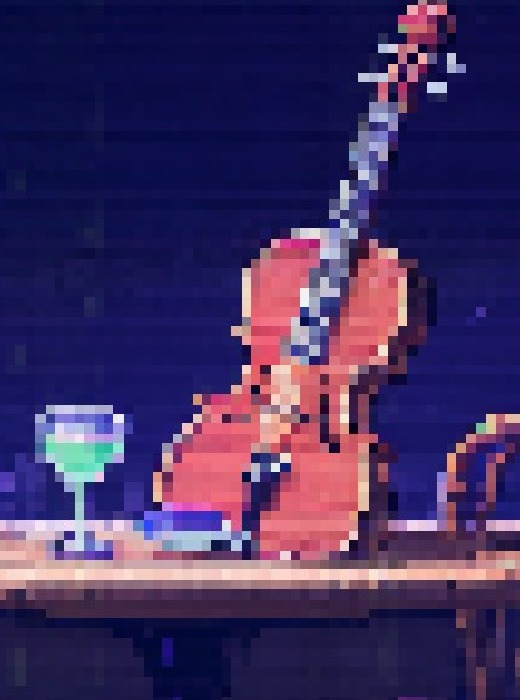
#> input picture tools/covers/_review/_gypsy_detail.jpg, 520 x 700 px
$ python -i sovietYears_triage_ext.py   (imports and definitions only)
#> lines starting #> are read from the running program, lines starting #| are printed output that depends on the picture
#!/home/crow/.venv/bin/python
"""sovietYears-only triage extension.

The stock triage in _batch_review.py is calibrated so the 18 pilot images pass,
which means it barely discriminates on a light-paper skin: sovietYears scored
ZERO flags. These extra, skin-specific signals encode the ART_DIRECTION.md §5
recipe so the visual review has suspects to confirm instead of a blank list.

Signals (all evidence, never verdicts):
  red_field      fraction of pixels that are flag-red dominant (#cc0000 family)
  paper_field    fraction of pixels that are aged-paper light + low saturation
  black_field    fraction of pixels near the dense black plate (#111111)
  dark_tile      mean luma < 90 -> reads as the *soviet* (gunmetal) skin, not paper
  green_major / blue_major   banned secondary used as a major colour
  flat_fraction  fraction of pixels in near-constant neighbourhoods (flat inks)
  corner_edge_*  bottom/top band edge density, for D.3 signature/caption defects
"""
import importlib.util
import json
import os
from datetime import datetime, timezone

from PIL import Image

COVERS = "/home/crow/music/groove/public/covers"
REVIEW = os.path.join(COVERS, "_review")
SKIN = "sovietYears"

spec = importlib.util.spec_from_file_location("_batch_review",
                                              os.path.join(COVERS, "_batch_review.py"))
BR = importlib.util.module_from_spec(spec)
# [1 line not run here, left out]

Image.MAX_IMAGE_PIXELS = None


def _fraction(rgb_small, pred):
    px = list(rgb_small.getdata())
    return round(sum(1 for c in px if pred(c)) / len(px), 4)


def ext_measure(path):
#> called with path = '_gypsy_detail.jpg'
    m = {}
    with Image.open(path) as im:
#> im is the input picture: PIL image 520x700 RGB; mean R, G, B 65.5, 47.4, 96.7
        rgb = im.convert("RGB")
    s = rgb.resize((256, 256), Image.LANCZOS)
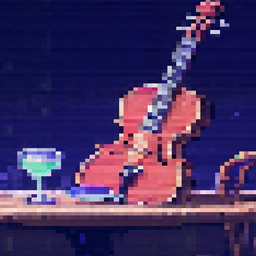
#> s: PIL image 256x256 RGB; mean R, G, B 65.5, 47.4, 96.7
#> in _fraction, `px = list(rgb_small.getdata())`: px = 65536 items

    def is_red(c):
        r, g, b = c
        return r > 110 and r - g > 55 and r - b > 55 and g < 140

    def is_paper(c):
        r, g, b = c
        mx, mn = max(c), min(c)
        return (r + g + b) / 3 > 155 and (mx - mn) < 55

    def is_black(c):
        return max(c) < 70

    def green_major(c):
        r, g, b = c
        return g > 60 and g - r > 25 and g - b > 25

    def blue_major(c):
        r, g, b = c
        return b > 70 and b - r > 30 and b - g > 15

    m["red_field"] = _fraction(s, is_red)
    m["paper_field"] = _fraction(s, is_paper)
    m["black_field"] = _fraction(s, is_black)
    m["green_major"] = _fraction(s, green_major)
    m["blue_major"] = _fraction(s, blue_major)

    g = rgb.convert("L").resize((256, 256), Image.LANCZOS)
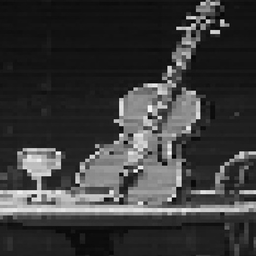
#> g: PIL image 256x256 L; min 0, max 255, mean 58.4
    gpx = g.load()
    flat = tot = 0
    for y in range(1, 255, 2):
        for x in range(1, 255, 2):
            tot += 1
            d = (abs(gpx[x, y] - gpx[x - 1, y]) + abs(gpx[x, y] - gpx[x, y - 1])
                 + abs(gpx[x, y] - gpx[x + 1, y]) + abs(gpx[x, y] - gpx[x, y + 1]))
            if d <= 6:
                flat += 1
#> after the loop, flat = 9141; tot = 16129
    m["flat_fraction"] = round(flat / tot, 4) if tot else 0.0

    # corner / band text heuristics (D.3 signature marks)
    def band_edges(box):
#> called with box = (0, 630, 520, 700)
        band = g.crop(box).resize((256, 32), Image.LANCZOS)
#> band: PIL image 256x32 L; every value is 0
        bp = band.load()
        e = t = 0
        for yy in range(1, 32, 2):
            for xx in range(1, 256, 2):
                t += 1
                if abs(bp[xx, yy] - bp[xx - 1, yy]) > 40:
                    e += 1
        return round(e / t, 4) if t else 0.0

    m["bottom_edge"] = band_edges((0, int(rgb.height * 0.90), rgb.width, rgb.height))
    m["top_edge"] = band_edges((0, 0, rgb.width, int(rgb.height * 0.10)))
#> call 2 of band_edges, with box = (0, 0, 520, 70)
#> in band_edges (call 2), `band = g.crop(box).resize((256, 32), Image.LANCZOS)`:
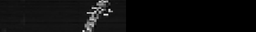
#> band: PIL image 256x32 L; min 0, max 250, mean 13.5
    return m


# [61 lines left out: function main, not called in this run]


# [2 lines not run here, left out]

>>> result = ext_measure('_gypsy_detail.jpg')
#> result = {'red_field': 0.0905, 'paper_field': 0.0572, 'black_field': 0.187, 'green_major': 0.0031, 'blue_major': 0.517, 'flat_fraction': 0.567, 'bottom_edge': 0, 'top_edge': 0.0215}

$ run again, on tools/covers/_review/comic_sheet_003.jpg
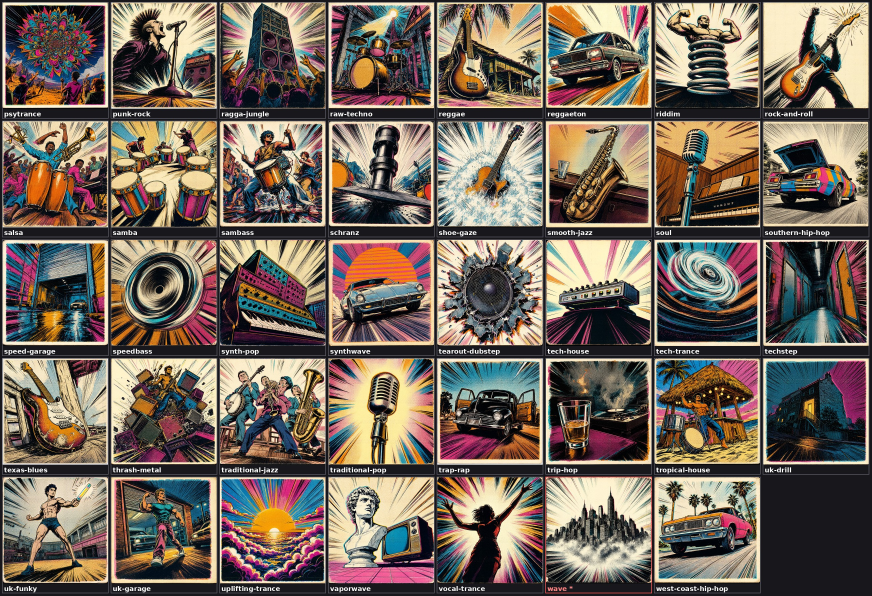
#> input picture tools/covers/_review/comic_sheet_003.jpg, 2614 x 1786 px (shown at 1/3 size)
#> in ext_measure, im is the input picture: PIL image 2614x1786 RGB; mean R, G, B 116.8, 103.7, 92.1
#> px = 65536 items
#> in ext_measure, `g = rgb.convert("L").resize((256, 256), Image.LANCZOS)`:
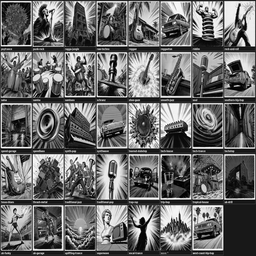
#> g: PIL image 256x256 L; min 0, max 255, mean 106.4
#> after the loop in ext_measure, `for y in range(1, 255, 2):`: flat = 543; tot = 16129
#> band: PIL image 256x32 L; every value is 0
#> in band_edges (call 2), `band = g.crop(box).resize((256, 32), Image.LANCZOS)`:
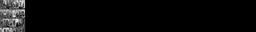
#> band: PIL image 256x32 L; min 0, max 245, mean 10.7
#> result = {'red_field': 0.0647, 'paper_field': 0.168, 'black_field': 0.307, 'green_major': 0.0003, 'blue_major': 0.0354, 'flat_fraction': 0.0337, 'bottom_edge': 0, 'top_edge': 0.0347}

$ run again, on tools/covers/_review/default_sheet_000.jpg
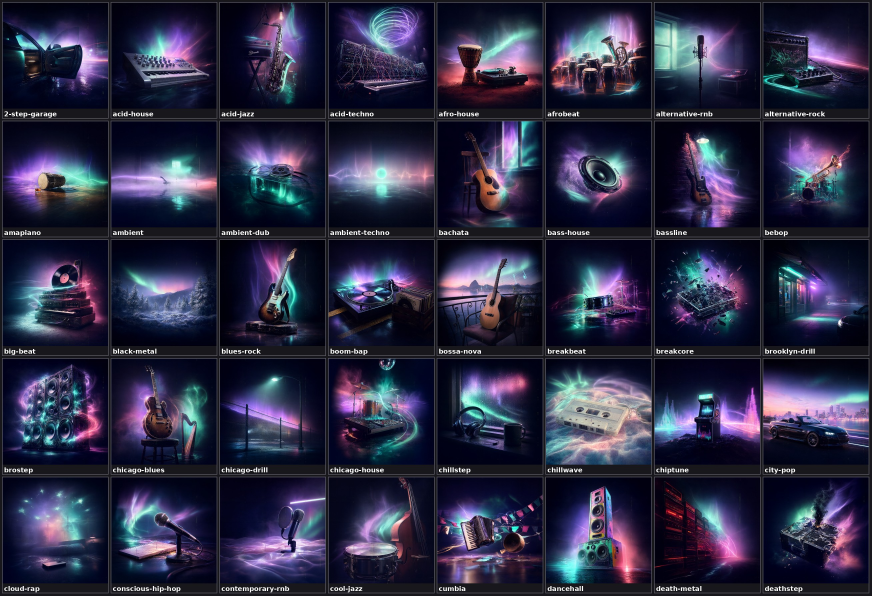
#> input picture tools/covers/_review/default_sheet_000.jpg, 2614 x 1786 px (shown at 1/3 size)
#> in ext_measure, im is the input picture: PIL image 2614x1786 RGB; mean R, G, B 45.5, 45.1, 69.6
#> px = 65536 items
#> in ext_measure, `g = rgb.convert("L").resize((256, 256), Image.LANCZOS)`:
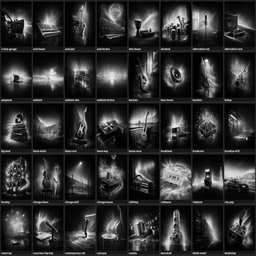
#> g: PIL image 256x256 L; min 0, max 255, mean 48
#> after the loop in ext_measure, `for y in range(1, 255, 2):`: flat = 2117; tot = 16129
#> band: PIL image 256x32 L; every value is 0
#> in band_edges (call 2), `band = g.crop(box).resize((256, 32), Image.LANCZOS)`:
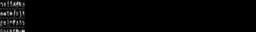
#> band: PIL image 256x32 L; min 0, max 209, mean 4.7
#> result = {'red_field': 0.0049, 'paper_field': 0.0319, 'black_field': 0.661, 'green_major': 0.0018, 'blue_major': 0.154, 'flat_fraction': 0.131, 'bottom_edge': 0, 'top_edge': 0.0288}
